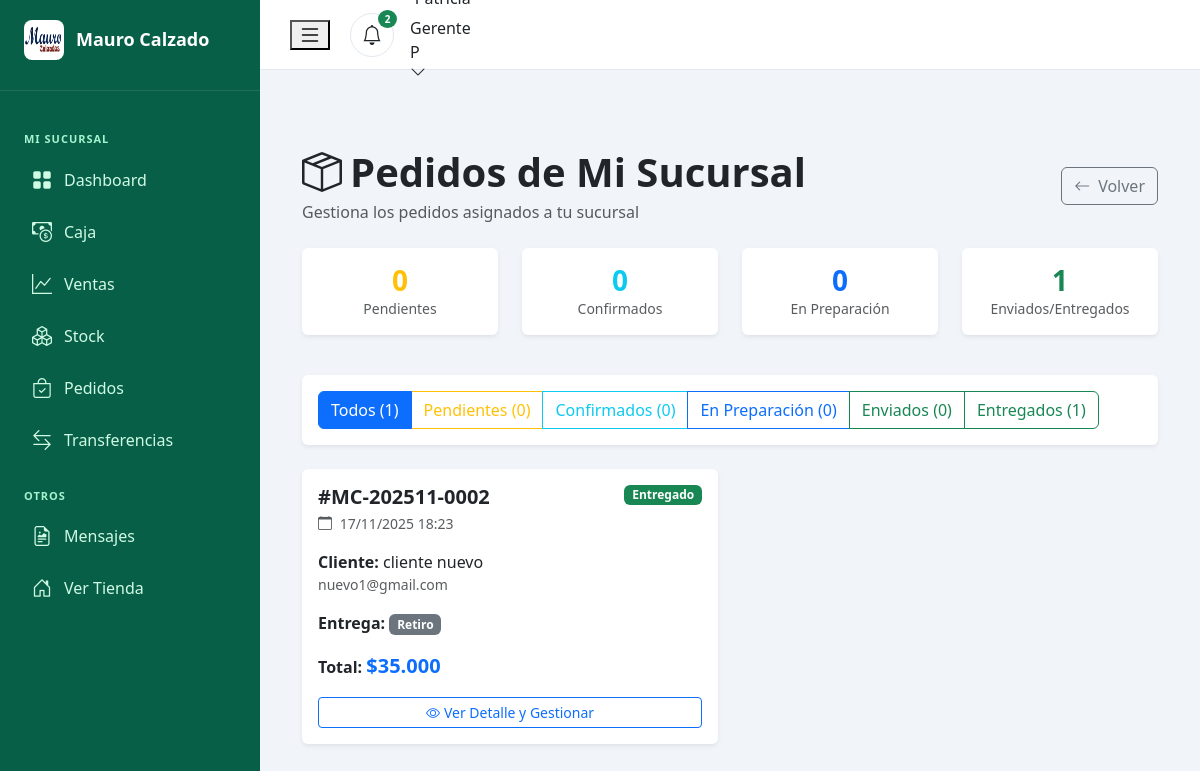
Page /gerente/pedidos.php (signed in) on the committed database.
### tables this page shows
CREATE TABLE `pedidos` (
  `id` int(11) NOT NULL,
  `usuario_id` int(11) NOT NULL,
  `sucursal_id` int(11) DEFAULT NULL,
  `numero_pedido` varchar(20) NOT NULL,
  `total` decimal(10,2) NOT NULL,
  `subtotal` decimal(10,2) NOT NULL,
  `descuento` decimal(10,2) DEFAULT 0.00,
  `costo_envio` decimal(10,2) DEFAULT 0.00,
  `estado` enum('pendiente','confirmado','preparando','enviado','entregado','cancelado') DEFAULT 'pendiente',
  `metodo_pago` enum('efectivo','transferencia','tarjeta','mercadopago') NOT NULL,
  `estado_pago` enum('pendiente','pagado','rechazado') DEFAULT 'pendiente',
  `tipo_entrega` enum('retiro','envio') NOT NULL,
  `direccion_envio` text DEFAULT NULL,
  `ciudad_envio` varchar(100) DEFAULT NULL,
  `provincia_envio` varchar(100) DEFAULT NULL,
  `codigo_postal_envio` varchar(10) DEFAULT NULL,
  `telefono_contacto` varchar(20) DEFAULT NULL,
  `notas_cliente` text DEFAULT NULL,
  `fecha_pedido` datetime DEFAULT current_timestamp(),
  `fecha_confirmacion` datetime DEFAULT NULL,
  `fecha_envio` datetime DEFAULT NULL,
  `fecha_entrega` datetime DEFAULT NULL,
  `tipo_pedido` enum('cliente_tienda','sucursal_sucursal','sucursal_empresa') DEFAULT 'cliente_tienda' COMMENT 'Tipo de pedido',
  `sucursal_destino_id` int(11) DEFAULT NULL COMMENT 'Para pedidos entre sucursales',
  `notas_gerente` text DEFAULT NULL COMMENT 'Notas internas del gerente',
  `confirmado_por` int(11) DEFAULT NULL COMMENT 'ID del gerente que confirmó',
  `fecha_cancelacion` datetime DEFAULT NULL,
  `motivo_cancelacion` text DEFAULT NULL
);

CREATE TABLE `usuarios` (
  `id` int(11) NOT NULL,
  `rol_id` int(11) NOT NULL DEFAULT 1,
  `sucursal_id` int(11) DEFAULT NULL,
  `nombre` varchar(100) NOT NULL,
  `apellido` varchar(100) NOT NULL,
  `email` varchar(150) NOT NULL,
  `password` varchar(255) NOT NULL,
  `telefono` varchar(20) DEFAULT NULL,
  `dni` varchar(10) DEFAULT NULL,
  `direccion` text DEFAULT NULL,
  `ciudad` varchar(100) DEFAULT NULL,
  `provincia` varchar(100) DEFAULT NULL,
  `codigo_postal` varchar(10) DEFAULT NULL,
  `fecha_registro` datetime DEFAULT current_timestamp(),
  `ultimo_acceso` datetime DEFAULT NULL,
  `activo` tinyint(1) DEFAULT 1,
  `verificado` tinyint(1) DEFAULT 0
);

### gerente/pedidos.php (the view, shortened to what this page needs)
<?php
require_once('../includes/verificar-gerente.php');
$gerente_id = $_SESSION['usuario_id'];
$stmt_sucursal = mysqli_prepare($conn, "SELECT sucursal_id FROM usuarios WHERE id = ?");
mysqli_stmt_bind_param($stmt_sucursal, "i", $gerente_id);
mysqli_stmt_execute($stmt_sucursal);
$result_sucursal = mysqli_fetch_assoc(mysqli_stmt_get_result($stmt_sucursal));
$sucursal_id = $result_sucursal['sucursal_id'];
$filtro_estado = $_GET['estado'] ?? 'todos';
$query = "SELECT p.*,
          u.nombre AS cliente_nombre, u.apellido AS cliente_apellido, u.email AS cliente_email, u.telefono AS cliente_telefono,
          COUNT(dp.id) AS cantidad_productos,
          SUM(dp.cantidad) AS cantidad_items
          FROM pedidos p
          INNER JOIN usuarios u ON p.usuario_id = u.id
          LEFT JOIN detalle_pedidos dp ON p.id = dp.pedido_id
          WHERE p.sucursal_id = ?";
$query .= " GROUP BY p.id ORDER BY p.fecha_pedido DESC";
$stmt = mysqli_prepare($conn, $query);
if ($filtro_estado != 'todos') {
    mysqli_stmt_bind_param($stmt, "is", $sucursal_id, $filtro_estado);
} else {
    mysqli_stmt_bind_param($stmt, "i", $sucursal_id);
}
mysqli_stmt_execute($stmt);
$result = mysqli_stmt_get_result($stmt);
$pedidos = mysqli_fetch_all($result, MYSQLI_ASSOC);
$stats = ['pendientes' => 0, 'confirmados' => 0, 'en_preparacion' => 0, 'enviados' => 0, 'entregados' => 0];
foreach ($pedidos as $pedido) {
    switch ($pedido['estado']) {
        case 'entregado':
            $stats['entregados']++;
            break;
    }
}
require_once('includes/header-gerente.php');
?>
<div class="container-fluid py-4">
    <div class="d-flex justify-content-between align-items-center mb-4">
        <div>
            <h1 class="fw-bold mb-1">
                <i class="bi bi-box-seam me-2"></i>Pedidos de Mi Sucursal
            </h1>
            <p class="text-muted mb-0">Gestiona los pedidos asignados a tu sucursal</p>
        </div>
        <a href="dashboard.php" class="btn btn-outline-secondary">
            <i class="bi bi-arrow-left me-2"></i>Volver
        </a>
    </div>
    <div class="row mb-4">
        <div class="col-md-3 mb-3">
            <div class="card border-0 shadow-sm">
                <div class="card-body text-center">
                    <h3 class="fw-bold text-warning mb-0"><?php echo $stats['pendientes']; ?></h3>
                    <small class="text-muted">Pendientes</small>
                </div>
            </div>
        </div>
        <div class="col-md-3 mb-3">
            <div class="card border-0 shadow-sm">
                <div class="card-body text-center">
                    <h3 class="fw-bold text-info mb-0"><?php echo $stats['confirmados']; ?></h3>
                    <small class="text-muted">Confirmados</small>
                </div>
            </div>
        </div>
        <div class="col-md-3 mb-3">
            <div class="card border-0 shadow-sm">
                <div class="card-body text-center">
                    <h3 class="fw-bold text-primary mb-0"><?php echo $stats['en_preparacion']; ?></h3>
                    <small class="text-muted">En Preparación</small>
                </div>
            </div>
        </div>
        <div class="col-md-3 mb-3">
            <div class="card border-0 shadow-sm">
                <div class="card-body text-center">
                    <h3 class="fw-bold text-success mb-0"><?php echo $stats['enviados'] + $stats['entregados']; ?></h3>
                    <small class="text-muted">Enviados/Entregados</small>
                </div>
            </div>
        </div>
    </div>
    <div class="card border-0 shadow-sm mb-4">
        <div class="card-body">
            <div class="btn-group" role="group">
                <a href="?estado=todos" class="btn btn-outline-primary <?php echo $filtro_estado == 'todos' ? 'active' : ''; ?>">
                    Todos (<?php echo count($pedidos); ?>)
                </a>
                <a href="?estado=pendiente" class="btn btn-outline-warning <?php echo $filtro_estado == 'pendiente' ? 'active' : ''; ?>">
                    Pendientes (<?php echo $stats['pendientes']; ?>)
                </a>
                <a href="?estado=confirmado" class="btn btn-outline-info <?php echo $filtro_estado == 'confirmado' ? 'active' : ''; ?>">
                    Confirmados (<?php echo $stats['confirmados']; ?>)
                </a>
                <a href="?estado=preparando" class="btn btn-outline-primary <?php echo $filtro_estado == 'preparando' ? 'active' : ''; ?>">
                    En Preparación (<?php echo $stats['en_preparacion']; ?>)
                </a>
                <a href="?estado=enviado" class="btn btn-outline-success <?php echo $filtro_estado == 'enviado' ? 'active' : ''; ?>">
                    Enviados (<?php echo $stats['enviados']; ?>)
                </a>
                <a href="?estado=entregado" class="btn btn-outline-success <?php echo $filtro_estado == 'entregado' ? 'active' : ''; ?>">
                    Entregados (<?php echo $stats['entregados']; ?>)
                </a>
            </div>
        </div>
    </div>
    <?php if (empty($pedidos)): ?>
        <div class="text-center py-5">
            <i class="bi bi-inbox display-1 text-muted"></i>
            <h5 class="mt-3">No hay pedidos</h5>
        </div>
    <?php else: ?>
        <div class="row">
            <?php foreach ($pedidos as $pedido):
                $badge_class = [
                    'pendiente' => 'warning',
                    'confirmado' => 'info',
                    'preparando' => 'primary',
                    'enviado' => 'success',
                    'entregado' => 'success'
                ];
                $class = $badge_class[$pedido['estado']] ?? 'secondary';
            ?>
                <div class="col-md-6 mb-3">
                    <div class="card border-0 shadow-sm h-100">
                        <div class="card-body">
                            <div class="d-flex justify-content-between align-items-start mb-3">
                                <div>
                                    <h5 class="fw-bold mb-1">#<?php echo $pedido['numero_pedido']; ?></h5>
                                    <small class="text-muted">
                                        <i class="bi bi-calendar me-1"></i>
                                        <?php echo date('d/m/Y H:i', strtotime($pedido['fecha_pedido'])); ?>
                                    </small>
                                </div>
                                <span class="badge bg-<?php echo $class; ?>">
                                    <?php echo ucfirst($pedido['estado']); ?>
                                </span>
                            </div>
                            <div class="mb-3">
                                <strong>Cliente:</strong> <?php echo htmlspecialchars($pedido['cliente_nombre'] . ' ' . $pedido['cliente_apellido']); ?><br>
                                <small class="text-muted"><?php echo htmlspecialchars($pedido['cliente_email']); ?></small>
                            </div>
                            <div class="mb-3">
                                <strong>Entrega:</strong>
                                <span class="badge bg-secondary">
                                    <?php echo $pedido['tipo_entrega'] == 'envio' ? 'Envío' : 'Retiro'; ?>
                                </span>
                                <br>
                            </div>
                            <div class="mb-3">
                                <strong>Total:</strong>
                                <span class="text-primary fs-5 fw-bold">$<?php echo number_format($pedido['total'], 0, ',', '.'); ?></span>
                            </div>
                            <div class="d-grid gap-2">
                                <button type="button"
                                        class="btn btn-outline-primary btn-sm"
                                        data-bs-toggle="modal"
                                        data-bs-target="#modalPedido<?php echo $pedido['id']; ?>">
                                    <i class="bi bi-eye me-1"></i>Ver Detalle y Gestionar
                                </button>
                            </div>
                        </div>
                    </div>
                </div>
            <?php endforeach; ?>
        </div>
    <?php endif; ?>
</div>
<?php require_once('includes/footer-gerente.php'); ?>

### css/styles.css (style rules this page uses)
:root { --color-primary: #0047AB; --color-secondary: #DC143C; --color-dark: #212529; --color-light: #f8f9fa; --font-family: 'Segoe UI', Tahoma, Geneva, Verdana, sans-serif; --border-radius: 8px; --sidebar-width: 260px; --topbar-height: 70px; --admin-primary: #3C50E0; --sidebar-bg: #1C2434; --sidebar-hover: #333A48; --gerente-primary: #10B981; --gerente-sidebar-bg: #065F46; --gerente-sidebar-hover: #047857; }
body { font-family: var(--font-family); color: var(--color-dark); }
body.admin-panel, body.gerente-panel { background: #F1F5F9; overflow-x: hidden; }
.badge { font-size: 0.75rem; }
.shadow-sm { box-shadow: 0 0.125rem 0.25rem rgba(0, 0, 0, 0.075) !important; }

### rows in the picture
pedidos: numero_pedido "MC-202511-0002", fecha_pedido "17/11/2025 18:23", estado "Entregado", usuario.apellido "cliente nuevo", usuario.email "nuevo1@gmail.com", tipo_entrega "Retiro", total "35.000"

### other values in the picture
substr($_SESSION['nombre'], 0, 1) "P"
$stats['pendientes'] "0"
$stats['confirmados'] "0"
$stats['en_preparacion'] "0"
$stats['enviados'] + $stats['entregados'] "1"
count($pedidos) "1"
$stats['enviados'] "0"
$stats['entregados'] "1"
